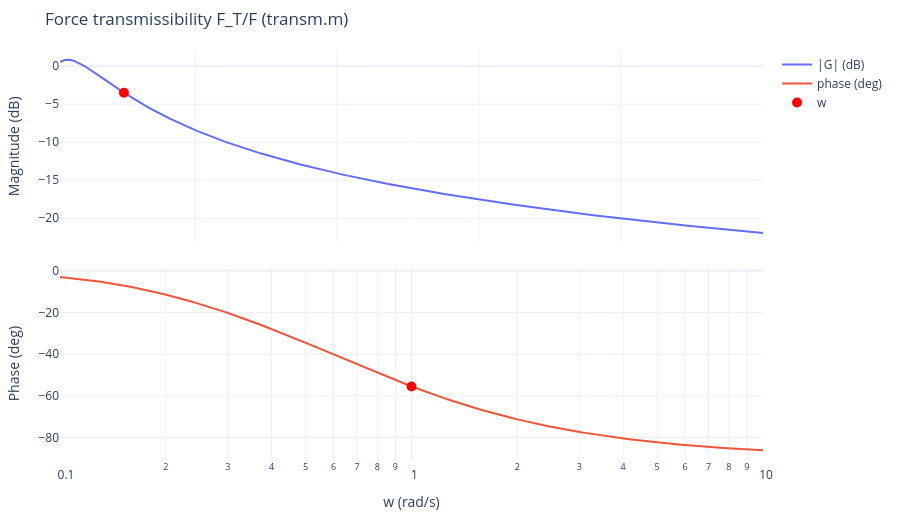
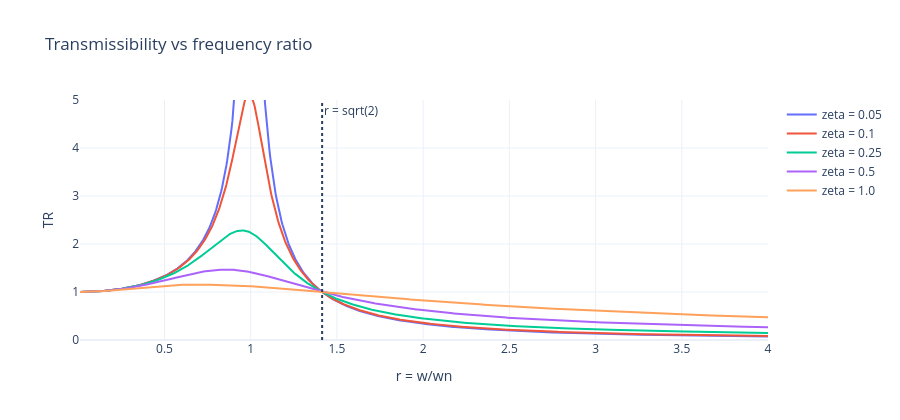

Notebook cell for these charts, in order:
### Markdown cell above
## 4. 力傳遞率（`transm.m`）

```matlab
m=10; c=8; k=1;  w=1; f0=5;
sys=tf([c k],[m c k]);        % F_T(s)/F(s)
ft=f0*syswabs*sin(w*t+syswphase);
sys1=tf(1,[m c k]);           % X(s)/F(s)
ymass=f0*syswabs1*sin(w*t+syswphase1);
```
網頁講義：$TR=\dfrac{f_{T0}}{f_0}=\dfrac{\sqrt{1+(2\zeta r)^2}}{\sqrt{(1-r^2)^2+(2\zeta r)^2}}$，與基座激振的位移比是同一個式子；$r>\sqrt2$ 時 $TR<1$。

### Code cell
m, c, k, w, f0 = 10.0, 8.0, 1.0, 1.0, 5.0
wn = np.sqrt(k / m); z = c / m / 2 / wn; r = w / wn
print(f"wn = {wn:.4f}, z = {z:.4f}, r = {r:.4f}")
bode([c, k], [m, c, k], w / 10, w * 10, "Force transmissibility F_T/F (transm.m)", mark=w)
G = freqresp([c, k], [m, c, k], w)
TR = np.sqrt(1 + (2 * z * r)**2) / np.sqrt((1 - r**2)**2 + (2 * z * r)**2)
print(f"TR = |T(j1)| = {abs(G):.4f}  (formula = {TR:.4f}), transmitted force amplitude = {f0 * abs(G):.4f}")
G1 = freqresp([1.0], [m, c, k], w)
print(f"mass amplitude = f0 |X/F| = {f0 * abs(G1):.4f}")
steady_check("transm F_T", [c, k], [m, c, k], lambda t: f0 * np.sin(w * t), w, f0 * abs(G), np.angle(G), T=200)
rr = np.linspace(0.01, 4, 800)
fig = go.Figure()
for zz in (0.05, 0.1, 0.25, 0.5, 1.0):
    fig.add_trace(go.Scatter(x=rr, y=np.sqrt(1 + (2 * zz * rr)**2) / np.sqrt((1 - rr**2)**2 + (2 * zz * rr)**2), name=f"zeta = {zz}"))
fig.add_vline(x=np.sqrt(2), line_dash="dot", annotation_text="r = sqrt(2)")
fig.update_layout(title="Transmissibility vs frequency ratio", xaxis_title="r = w/wn", yaxis_title="TR", yaxis_range=[0, 5],
                  height=420, template="plotly_white")
fig.show()
print(f"all curves pass TR = 1 at r = sqrt(2): " +
      ", ".join(f"{np.sqrt(1 + (2 * zz * np.sqrt(2))**2) / np.sqrt(1 + (2 * zz * np.sqrt(2))**2):.3f}" for zz in (0.05, 0.1, 0.25, 0.5, 1.0)))

### Figure 1 — Plotly figure (JSON) as saved in the notebook; plotly's stock layout.template omitted (floating-point values rounded to 4 significant figures; data arrays with more than 128 entries replaced by an {"elided": "..."} marker saying what was removed)
{"data": [{"name": "|G| (dB)", "type": "scatter", "x": {"elided": "600 float values"}, "xaxis": "x", "y": {"elided": "600 float values"}, "yaxis": "y"}, {"name": "phase (deg)", "type": "scatter", "x": {"elided": "600 float values"}, "xaxis": "x2", "y": {"elided": "600 float values"}, "yaxis": "y2"}, {"marker": {"color": "red", "size": 10}, "mode": "markers", "name": "w", "type": "scatter", "x": [1.0], "xaxis": "x", "y": [-3.485], "yaxis": "y"}, {"marker": {"color": "red", "size": 10}, "mode": "markers", "showlegend": false, "type": "scatter", "x": [1.0], "xaxis": "x2", "y": [-55.49], "yaxis": "y2"}], "layout": {"height": 520, "margin": {"b": 50, "l": 60, "r": 20, "t": 50}, "title": {"text": "Force transmissibility F_T/F (transm.m)"}, "xaxis": {"anchor": "y", "domain": [0.0, 1.0], "matches": "x2", "showticklabels": false}, "xaxis2": {"anchor": "y2", "domain": [0.0, 1.0], "title": {"text": "w (rad/s)"}, "type": "log"}, "yaxis": {"anchor": "x", "domain": [0.53, 1.0], "title": {"text": "Magnitude (dB)"}}, "yaxis2": {"anchor": "x2", "domain": [0.0, 0.47], "title": {"text": "Phase (deg)"}}}}

### Figure 2 — Plotly figure (JSON) as saved in the notebook; plotly's stock layout.template omitted (floating-point values rounded to 4 significant figures; data arrays with more than 128 entries replaced by an {"elided": "..."} marker saying what was removed)
{"data": [{"name": "zeta = 0.05", "type": "scatter", "x": {"elided": "800 float values"}, "y": {"elided": "800 float values"}}, {"name": "zeta = 0.1", "type": "scatter", "x": {"elided": "800 float values"}, "y": {"elided": "800 float values"}}, {"name": "zeta = 0.25", "type": "scatter", "x": {"elided": "800 float values"}, "y": {"elided": "800 float values"}}, {"name": "zeta = 0.5", "type": "scatter", "x": {"elided": "800 float values"}, "y": {"elided": "800 float values"}}, {"name": "zeta = 1.0", "type": "scatter", "x": {"elided": "800 float values"}, "y": {"elided": "800 float values"}}], "layout": {"annotations": [{"showarrow": false, "text": "r = sqrt(2)", "x": 1.414, "xanchor": "left", "xref": "x", "y": 1, "yanchor": "top", "yref": "y domain"}], "height": 420, "shapes": [{"line": {"dash": "dot"}, "type": "line", "x0": 1.414, "x1": 1.414, "xref": "x", "y0": 0, "y1": 1, "yref": "y domain"}], "title": {"text": "Transmissibility vs frequency ratio"}, "xaxis": {"title": {"text": "r = w/wn"}}, "yaxis": {"range": [0, 5], "title": {"text": "TR"}}}}
